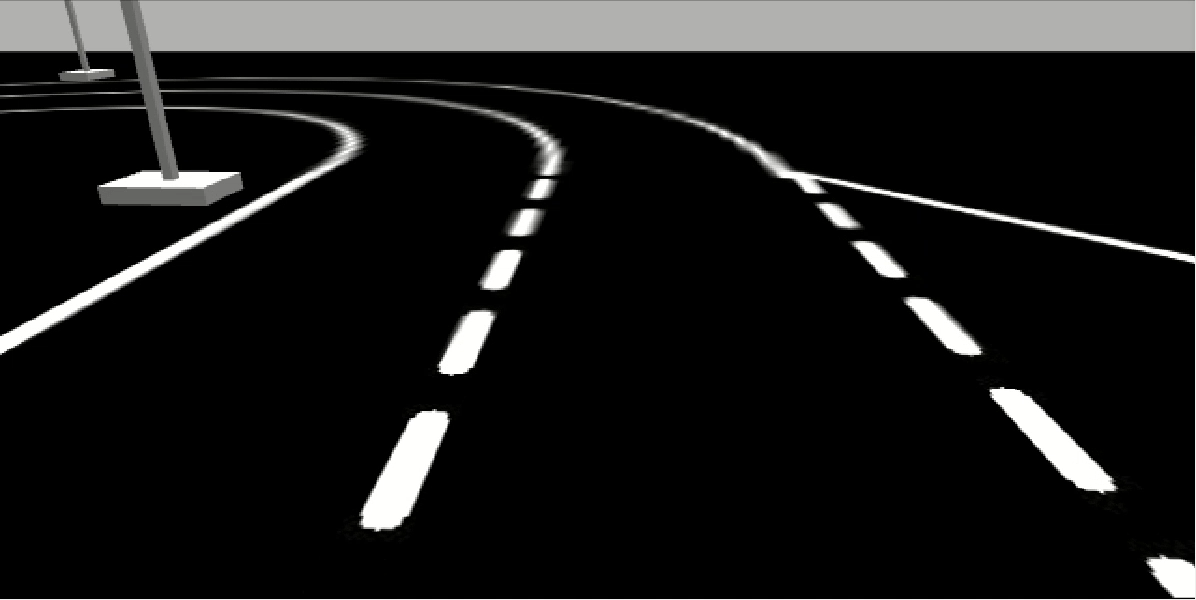
#> input picture frame 14 of Line Finder Video/lines.mp4, 1196 x 600 px
$ python Video_L_Finder.py
#> lines starting #> are read from the running program, lines starting #| are printed output that depends on the picture; after the words box and inside, x2 and y2 are one past the last pixel; in counts of white or black regions, pixels touching at a corner belong together
import cv2
import numpy as np

video = cv2.VideoCapture("lines.mp4")
W = int(video.get(cv2.CAP_PROP_FRAME_WIDTH))
H = int(video.get(cv2.CAP_PROP_FRAME_HEIGHT))
print(W, H)


# [10 lines of commented-out code are left out]

def ROI(img, vertices):
    mask = np.zeros_like(img)
    channel_count = 3
    match_mask_color = (255,) * channel_count
    cv2.fillPoly(mask, vertices, match_mask_color)
    masked_image = cv2.bitwise_and(img, mask)
    return masked_image


def transform(input_t):
    _, input_t, = video.read()

    pts1 = np.float32([[0.57 * W, 0.51 * H], [0.95 * W, 0.92 * H], [0.44 * W, 0.51 * H], [0.05 * W, 0.92 * H]])
    pts2 = np.float32([[600, 0], [600, 400], [0, 0], [0, 400]])
    matrix = cv2.getPerspectiveTransform(pts1, pts2)

    result = cv2.warpPerspective(frame, matrix, (600, 400))
    return result


while True:
    ret, frame = video.read()
#> frame is the input picture: shape (600, 1196, 3); mean B, G, R 27.2, 27.5, 27.5
    W = int(video.get(cv2.CAP_PROP_FRAME_WIDTH))
    H = int(video.get(cv2.CAP_PROP_FRAME_HEIGHT))

    Limits = [((0 / 100) * W, (100 / 100) * H), ((35 / 100) * W, (25 / 100) * H), ((65 / 100) * W, (25 / 100) * H),
              ((100 / 100) * W, (100 / 100) * H)]
    blur = cv2.GaussianBlur(frame, (7, 7), 0)
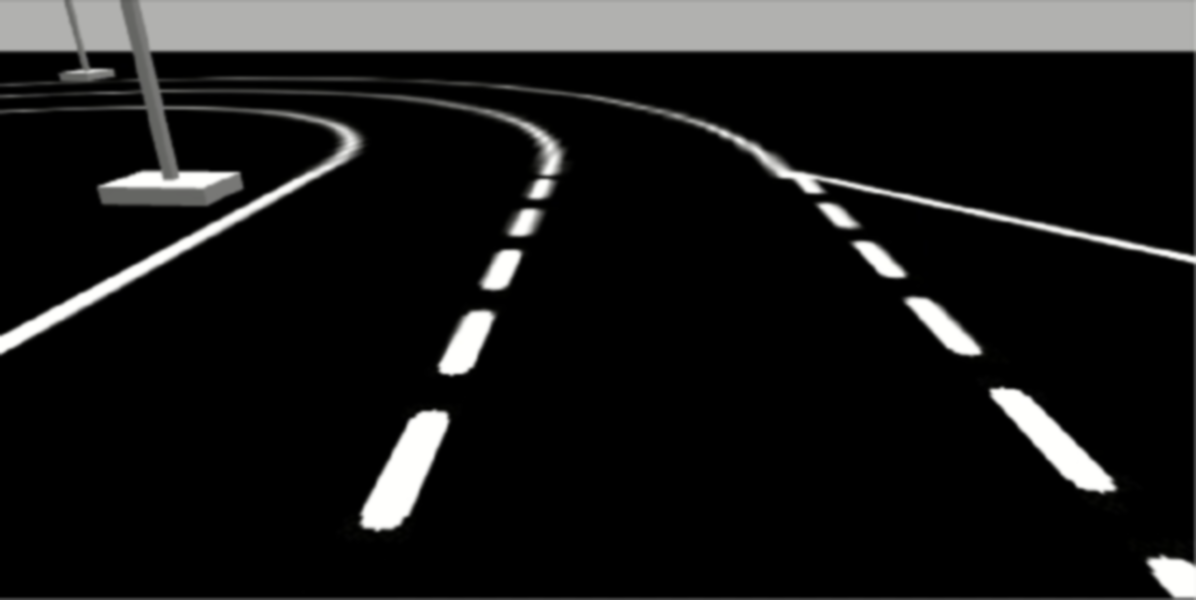
#> blur: shape (600, 1196, 3); mean B, G, R 27, 27.3, 27.3
    gray = cv2.cvtColor(blur, cv2.COLOR_BGR2GRAY)
    canny = cv2.Canny(image=gray,
                      threshold1=300,
                      threshold2=300,
                      apertureSize=5,
                      L2gradient=False)
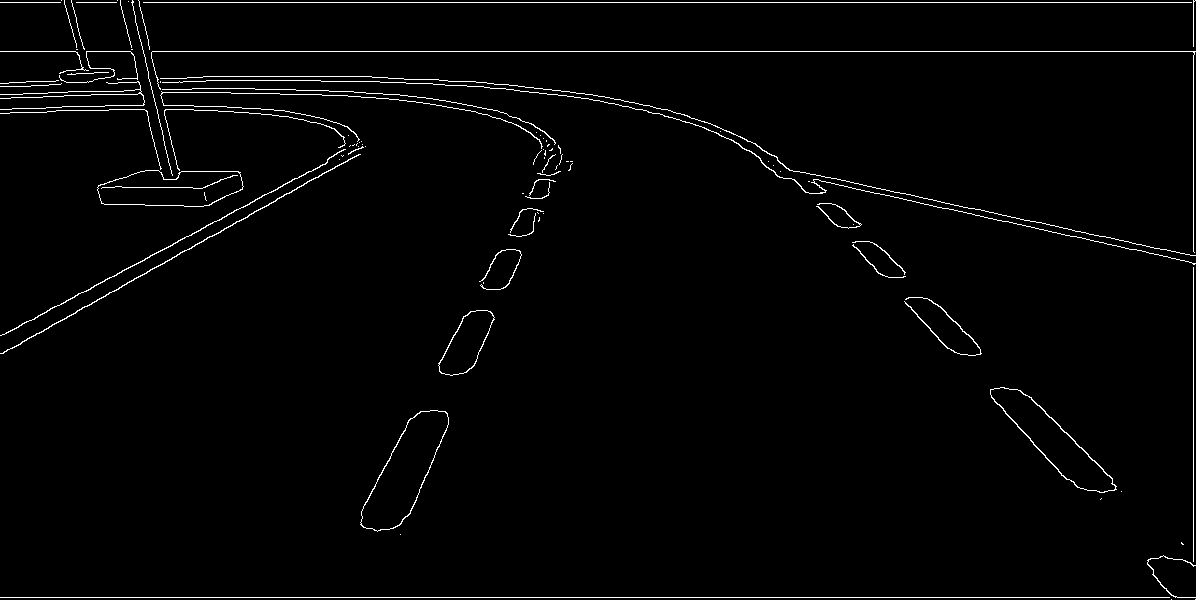
#> canny: shape (600, 1196); 1.8% white in thin lines or dots
    roi = ROI(canny, np.array([Limits], np.int32))
#> in ROI, `cv2.fillPoly(mask, vertices, match_mask_color)`:
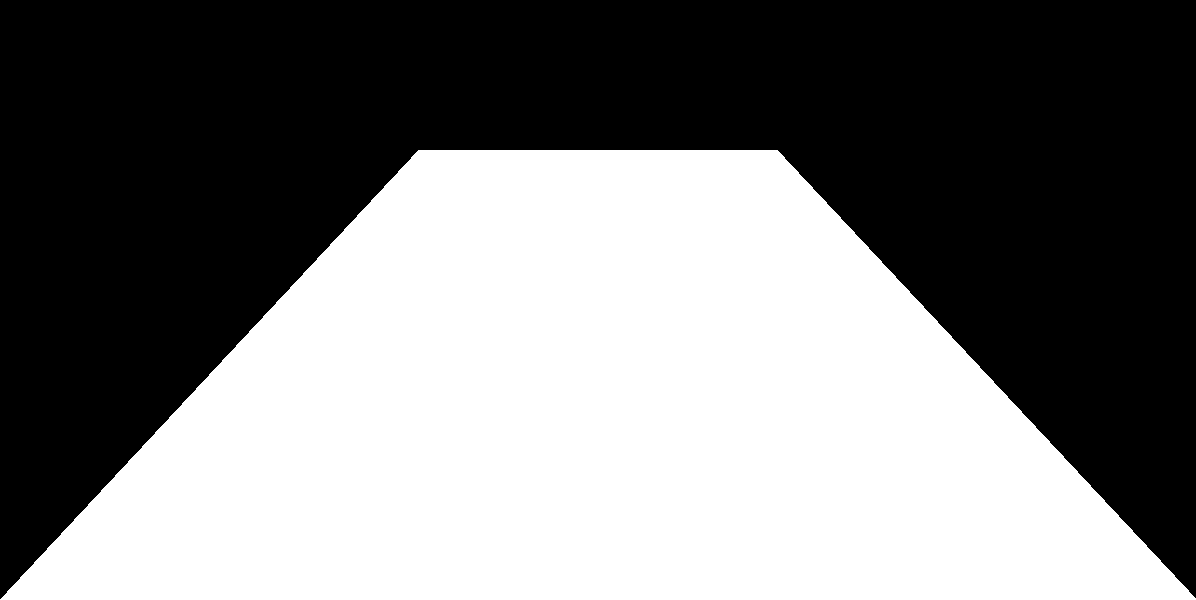
#> mask: shape (600, 1196); 48.8% white; 1 white region, box (x1, y1, x2, y2) and area: (0, 150, 1196, 600) 350308
#> in ROI, `masked_image = cv2.bitwise_and(img, mask)`:
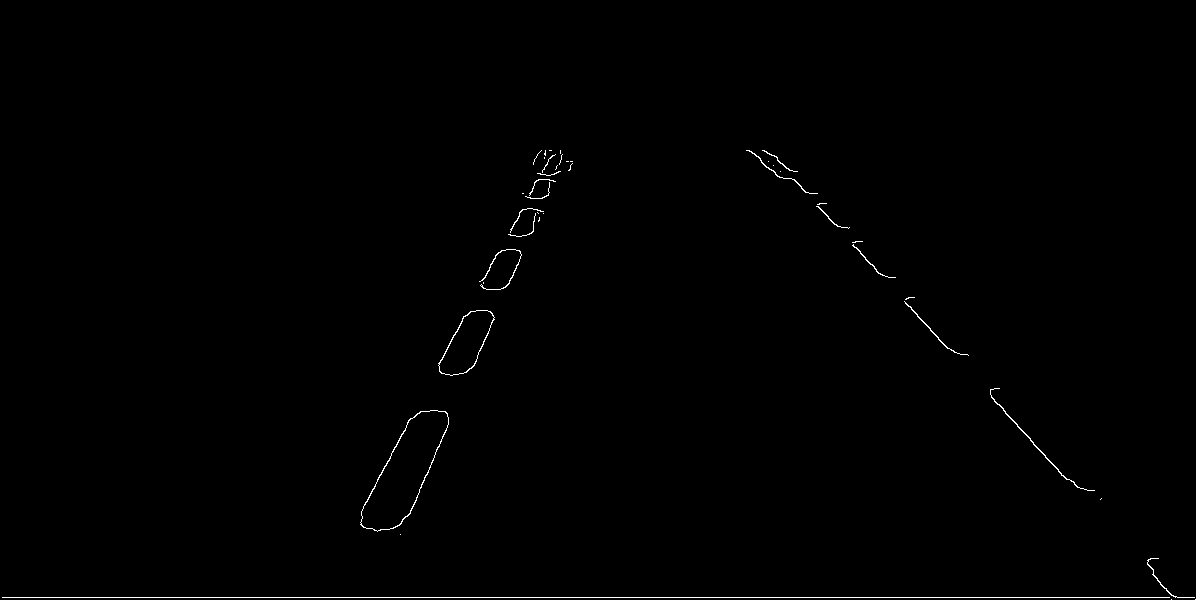
#> masked_image: shape (600, 1196); 0.42% white in thin lines or dots, all inside (x1, y1, x2, y2) = (2, 150, 1196, 600)
    lines = cv2.HoughLines(roi, rho=2, theta=np.pi / 30, threshold=100, lines=np.array([]),
                           srn=None, stn=None, min_theta=0 * np.pi / 180, max_theta=10 * np.pi / 180)
#> lines = None
    if lines is not None:
        for line in lines:
            x1, y1, x2, y2 = line[0]
            cv2.line(frame, (x1, y1), (x2, y2), (255, 0, 0), thickness=3
                     )

    # [11 lines of commented-out code are left out]

    final = cv2.GaussianBlur(frame, (3, 3), 0)
    cv2.imshow("output1", roi)
    cv2.imshow("output0", final)
    # cv2.imshow("output2", canny)
    key = cv2.waitKey(27)
#> (key Esc is pressed here)
    if key == 27:
        break

video.release()
cv2.destroyAllWindows()

$ run again, starting later in the video
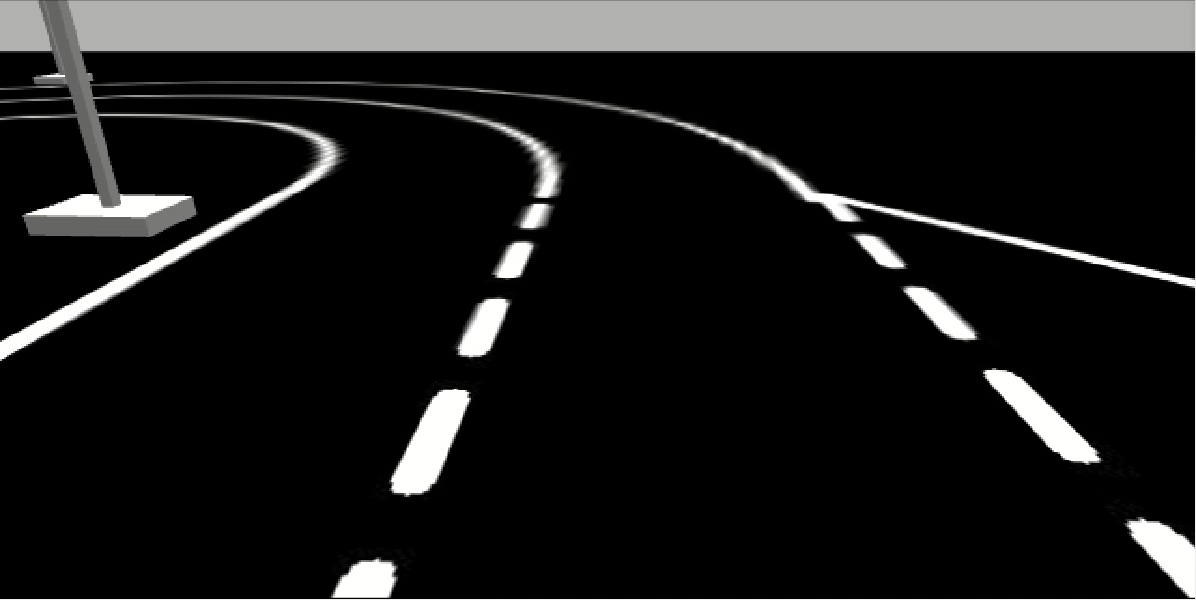
#> input picture frame 65 of Line Finder Video/lines.mp4, 1196 x 600 px
#> frame is the input picture: shape (600, 1196, 3); mean B, G, R 28.3, 28.6, 28.6
#> `canny = cv2.Canny(image=gray, threshold1=300, threshold2=300, aperture..`:
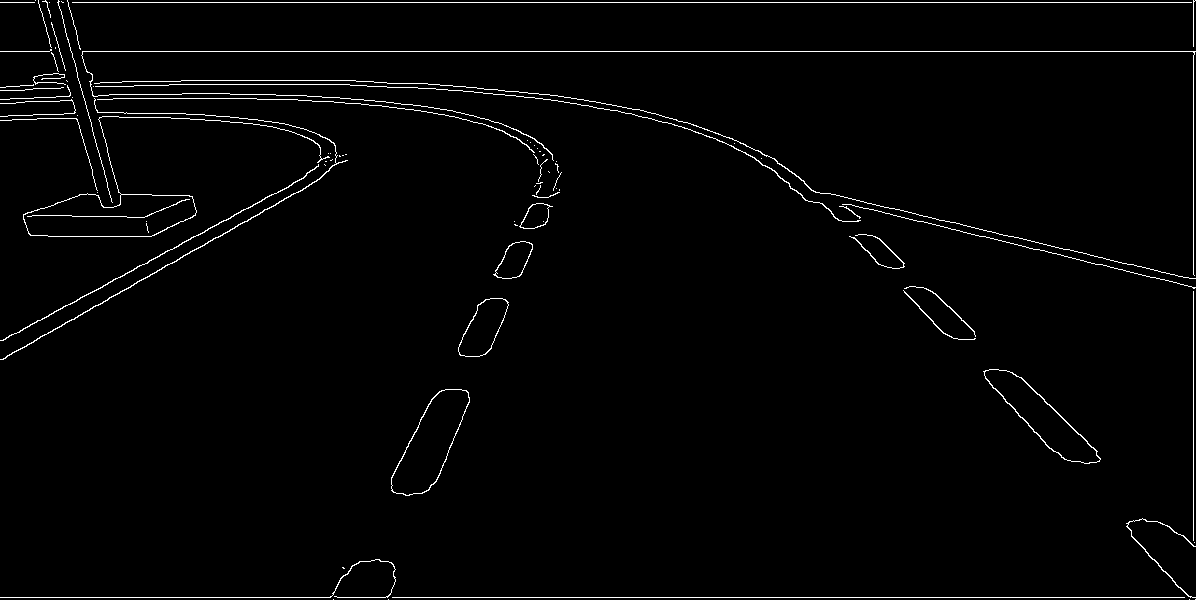
#> canny: shape (600, 1196); 1.8% white in thin lines or dots
#> mask: shape (600, 1196); 48.8% white; 1 white region, box (x1, y1, x2, y2) and area: (0, 150, 1196, 600) 350308
#> in ROI, `masked_image = cv2.bitwise_and(img, mask)`:
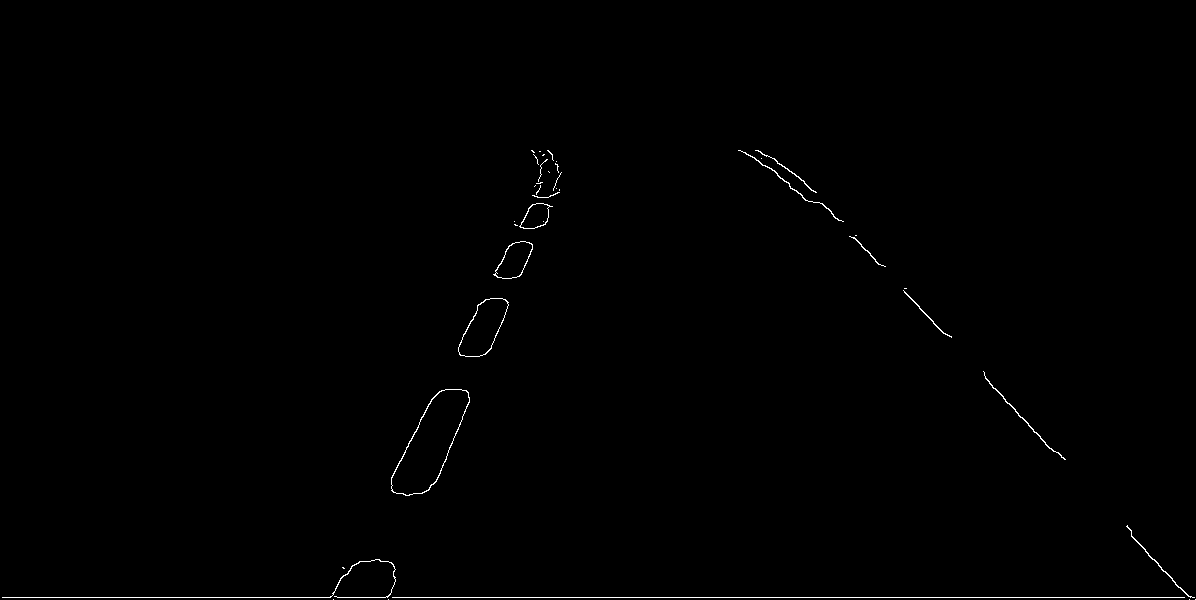
#> masked_image: shape (600, 1196); 0.42% white in thin lines or dots, all inside (x1, y1, x2, y2) = (2, 150, 1196, 600)
#> lines = None

$ run again, starting later in the video
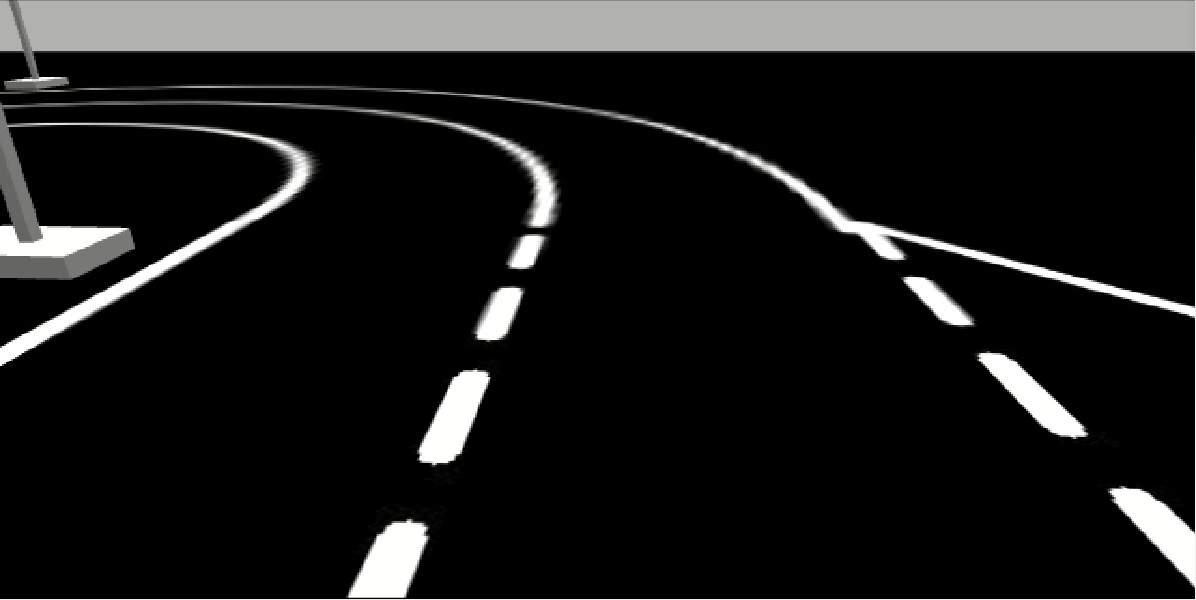
#> input picture frame 116 of Line Finder Video/lines.mp4, 1196 x 600 px
#> frame is the input picture: shape (600, 1196, 3); mean B, G, R 29.1, 29.4, 29.4
#> `canny = cv2.Canny(image=gray, threshold1=300, threshold2=300, aperture..`:
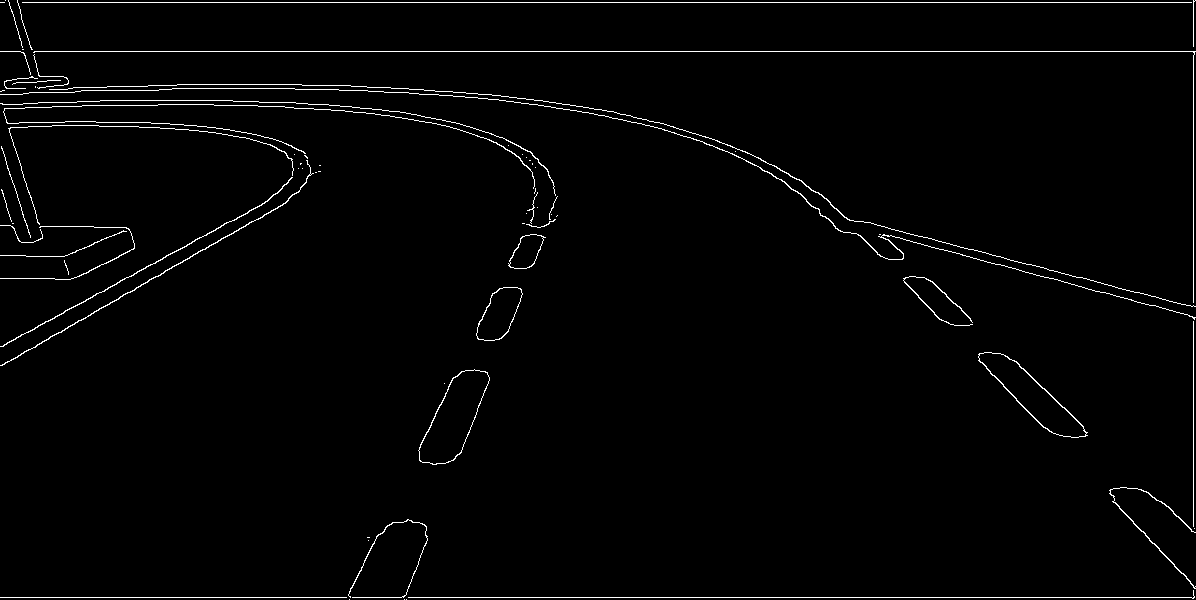
#> canny: shape (600, 1196); 1.7% white in thin lines or dots
#> mask: shape (600, 1196); 48.8% white; 1 white region, box (x1, y1, x2, y2) and area: (0, 150, 1196, 600) 350308
#> in ROI, `masked_image = cv2.bitwise_and(img, mask)`:
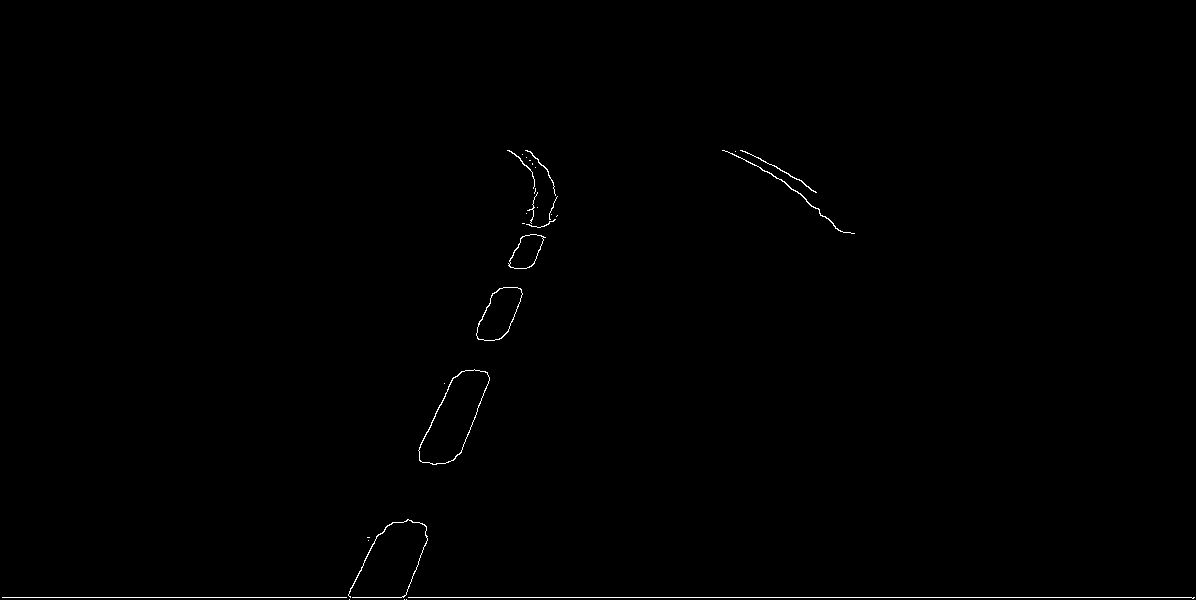
#> masked_image: shape (600, 1196); 0.36% white in thin lines or dots, all inside (x1, y1, x2, y2) = (2, 150, 1195, 600)
#> lines = None
